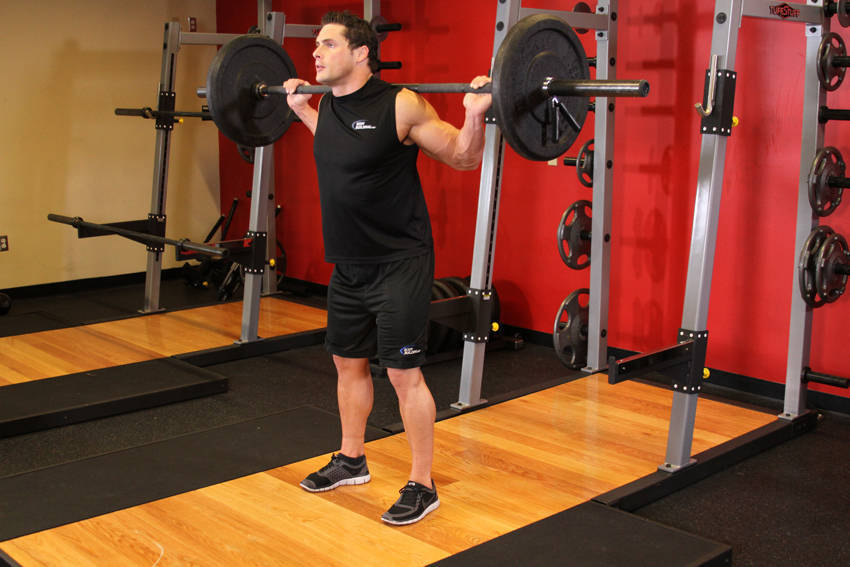
#> input picture data/gym_images/extracted/p1_1__X31.jpg, 850 x 567 px, found by its file name
$ python process_gym_images.py
#> lines starting #> are read from the running program, lines starting #| are printed output that depends on the picture
import os
import re
import requests
from PIL import Image, ImageDraw, ImageFont

os.makedirs('data/gym_images/processed', exist_ok=True)

# Image mapping for each routine (p1 to p4, 6 exercises each)
# Format: (routine_id, ex_num, img1_name, img2_name, ex_name_slug)
exercises = [
    # Rutina 1: Pierna 1
    (1, 1, 'p1_1__X31.jpg', 'p1_2__X34.jpg', 'sentadilla_barra'),
    (1, 2, 'p1_3__X38.jpg', 'p1_4__X39.jpg', 'prensa_45'),
    (1, 3, 'p1_5__X43.jpg', 'p1_6__X44.jpg', 'curl_femoral_tumbado'),
    (1, 4, 'p1_7__X48.jpg', 'p1_8__X49.jpg', 'extension_cuadriceps'),
    (1, 5, 'p1_9__X53.jpg', 'p1_10__X54.jpg', 'gemelos_barra'),
    (1, 6, 'p1_11__X58.jpg', 'p1_12__X59.jpg', 'rueda_abdominal'),

    # Rutina 2: Torso Tracción
    (2, 1, 'p2_1__X65.jpg', 'p2_2__X66.jpg', 'jalon_cerrado_v'),
    (2, 2, 'p2_3__X70.jpg', 'p2_4__X71.jpg', 'remo_dorian'),
    (2, 3, 'p2_5__X75.jpg', 'p2_6__X76.jpg', 'remo_gironda'),
    (2, 4, 'p2_7__X80.jpg', 'p2_8__X81.jpg', 'face_pull'),
    (2, 5, 'p2_9__X85.jpg', 'p2_10__X86.jpg', 'curl_inclinado_45'),
    (2, 6, 'p2_11__X90.jpg', 'p2_12__X91.jpg', 'biceps_scott'),

    # Rutina 3: Pierna 2
    (3, 1, 'p3_1__X43.jpg', 'p3_2__X44.jpg', 'hip_thrust'),
    (3, 2, 'p3_3__X97.jpg', 'p3_4__X98.jpg', 'peso_muerto_rumano'),
    (3, 3, 'p3_5__X102.jpg', 'p3_6__X103.jpg', 'prensa_pies_altos'),
    (3, 4, 'p3_7__X107.jpg', 'p3_8__X108.jpg', 'curl_femoral_hsr'),
    (3, 5, 'p3_9__X115.jpg', 'p3_10__X116.jpg', 'soleo_sentado'),
    (3, 6, 'p3_11__X120.jpg', 'p3_12__X121.jpg', 'pallof_granjero'),

    # Rutina 4: Torso Empuje
    (4, 1, 'p4_1__X127.jpg', 'p4_2__X128.jpg', 'press_banca_plano'),
    (4, 2, 'p4_3__X132.jpg', 'p4_4__X133.jpg', 'press_inclinado_mancuerna'),
    (4, 3, 'p4_5__X137.jpg', 'p4_6__X138.jpg', 'pec_deck'),
    (4, 4, 'p4_7__X142.jpg', 'p4_8__X143.jpg', 'elevaciones_laterales'),
    (4, 5, 'p4_9__X147.jpg', 'p4_10__X148.jpg', 'press_frances_z'),
    (4, 6, 'p4_11__X152.jpg', 'p4_12__X153.jpg', 'triceps_cuerda'),
]

# Process images into side-by-side composite
for r_id, ex_num, f1, f2, slug in exercises:
    path1 = os.path.join('data/gym_images/extracted', f1)
    path2 = os.path.join('data/gym_images/extracted', f2)

    im1 = Image.open(path1)
#> im1 is the input picture: PIL image 850x567 RGB; mean R, G, B 126.7, 71.4, 46.7
    im2 = Image.open(path2)
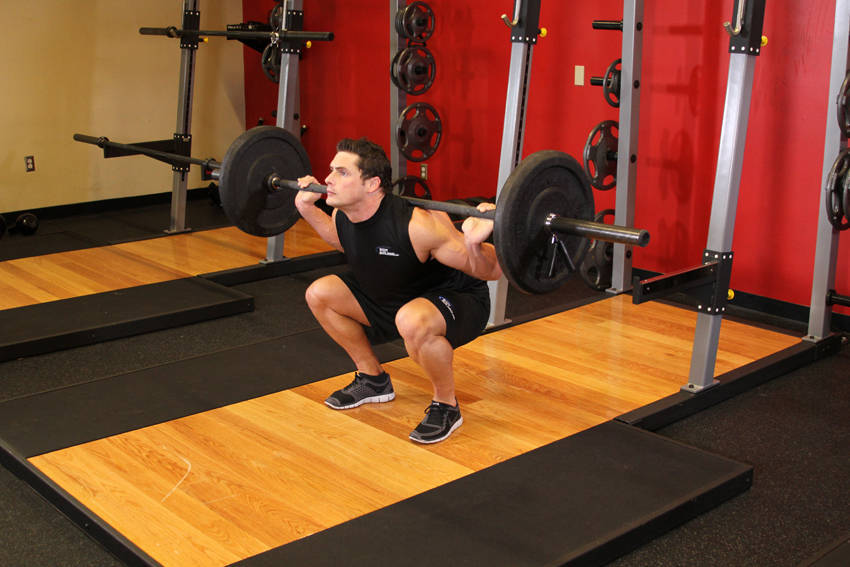
#> input picture data/gym_images/extracted/p1_2__X34.jpg, 850 x 567 px, found by its file name
#> im2 is the input picture: PIL image 850x567 RGB; mean R, G, B 125.3, 72.6, 44.2

    # Combined side by side
    w = im1.width + im2.width + 4
#> w = 1704
    h = max(im1.height, im2.height)
#> h = 567
    combined = Image.new('RGB', (w, h), (18, 24, 38)) # dark slate separator
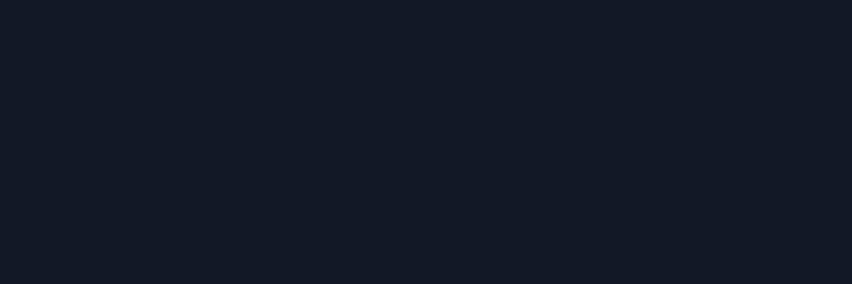
#> combined: PIL image 1704x567 RGB (shown at 1/2 size); mean R, G, B 18, 24, 38
    combined.paste(im1, (0, 0))
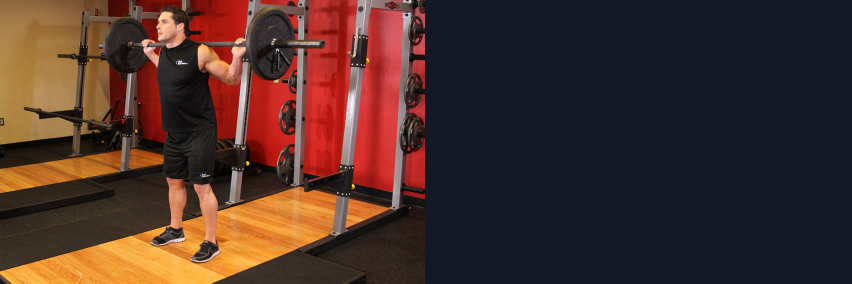
#> combined: PIL image 1704x567 RGB (shown at 1/2 size); mean R, G, B 72.2, 47.7, 42.3
    combined.paste(im2, (im1.width + 4, 0))
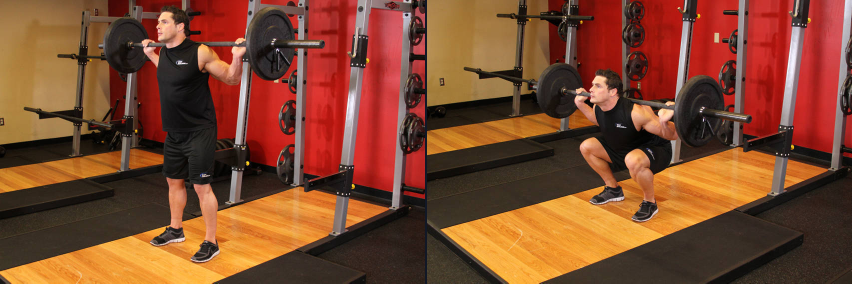
#> combined: PIL image 1704x567 RGB (shown at 1/2 size); mean R, G, B 125.8, 71.9, 45.5

    # Resize to width 720 for crisp mobile display while keeping size ~35kb
    combined.thumbnail((720, 360), Image.Resampling.LANCZOS)
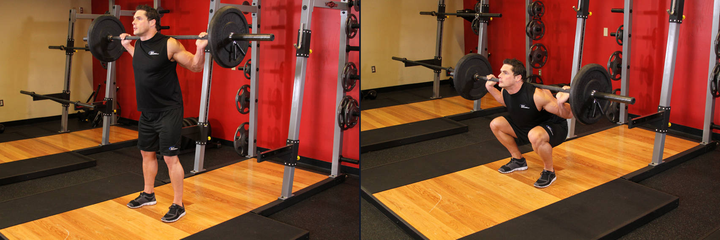
#> combined: PIL image 720x240 RGB; mean R, G, B 125.7, 71.9, 45.5
    out_path = f'data/gym_images/processed/ex_{r_id}_{ex_num}.jpg'
    combined.save(out_path, format='JPEG', quality=85, optimize=True)
    print(f'Processed {slug} -> {out_path} ({os.path.getsize(out_path)} bytes)')
#> pass 2 of the loop `for r_id, ex_num, f1, f2, slug in exercises:`:
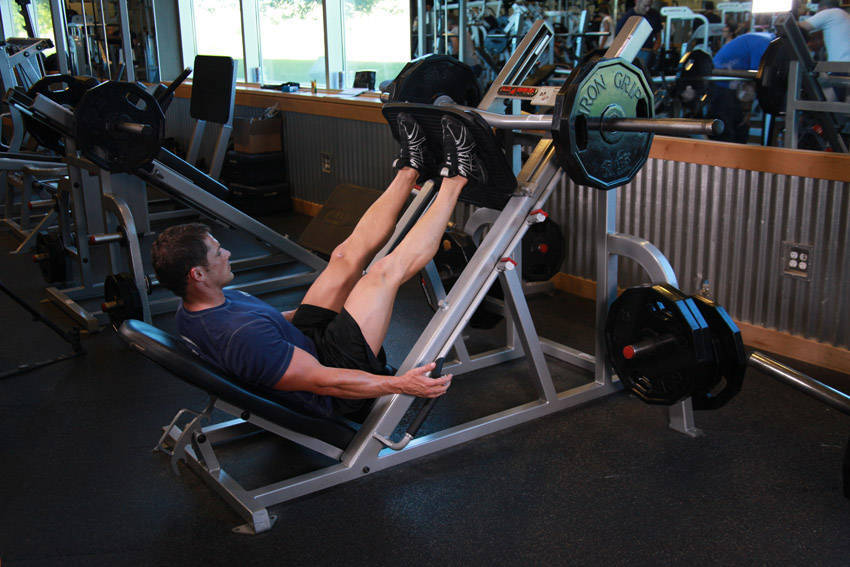
#> input picture data/gym_images/extracted/p1_3__X38.jpg, 850 x 567 px, found by its file name
#> im1 is the input picture: PIL image 850x567 RGB; mean R, G, B 56.5, 55.5, 57.5
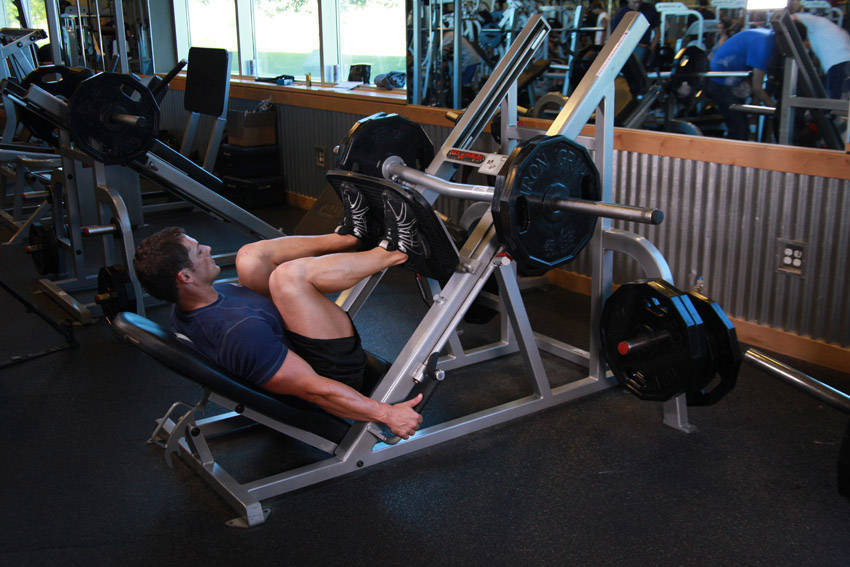
#> input picture data/gym_images/extracted/p1_4__X39.jpg, 850 x 567 px, found by its file name
#> im2 is the input picture: PIL image 850x567 RGB; mean R, G, B 55.9, 55.4, 58.5
#> `combined.thumbnail((720, 360), Image.Resampling.LANCZOS)`:
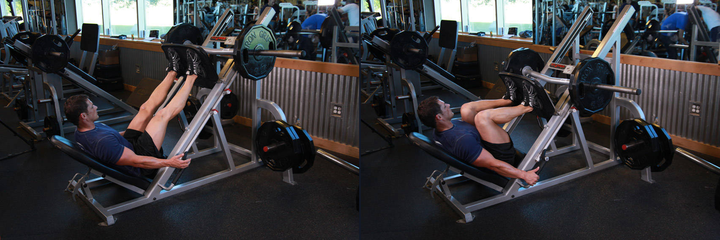
#> combined: PIL image 720x240 RGB; mean R, G, B 56.1, 55.4, 58
#> pass 3 of the loop `for r_id, ex_num, f1, f2, slug in exercises:`:
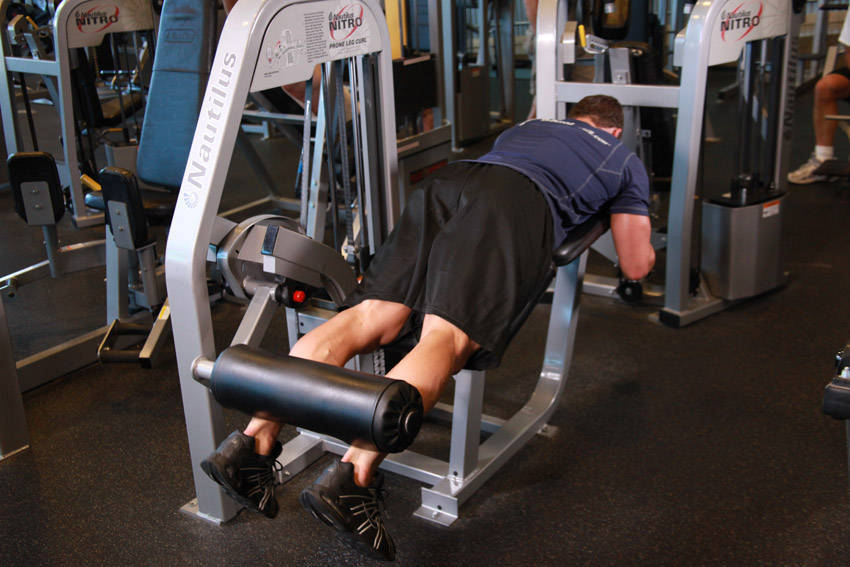
#> input picture data/gym_images/extracted/p1_5__X43.jpg, 850 x 567 px, found by its file name
#> im1 is the input picture: PIL image 850x567 RGB; mean R, G, B 69, 61.8, 60.3
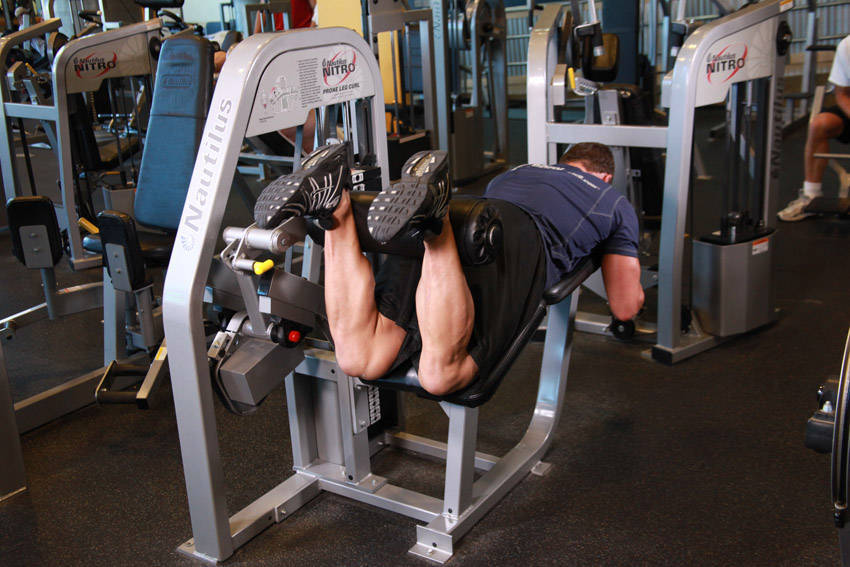
#> input picture data/gym_images/extracted/p1_6__X44.jpg, 850 x 567 px, found by its file name
#> im2 is the input picture: PIL image 850x567 RGB; mean R, G, B 76.2, 69.1, 67.8
#> `combined.thumbnail((720, 360), Image.Resampling.LANCZOS)`:
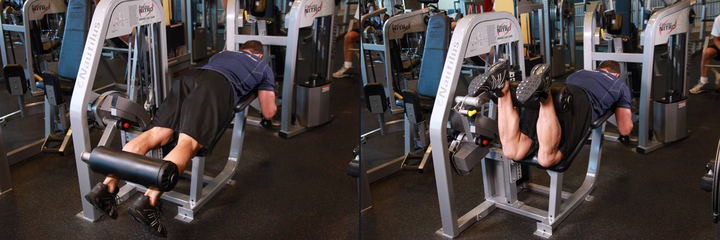
#> combined: PIL image 720x240 RGB; mean R, G, B 72.5, 65.3, 64
#> (the run stopped early here; a loop or call above may not have finished)
